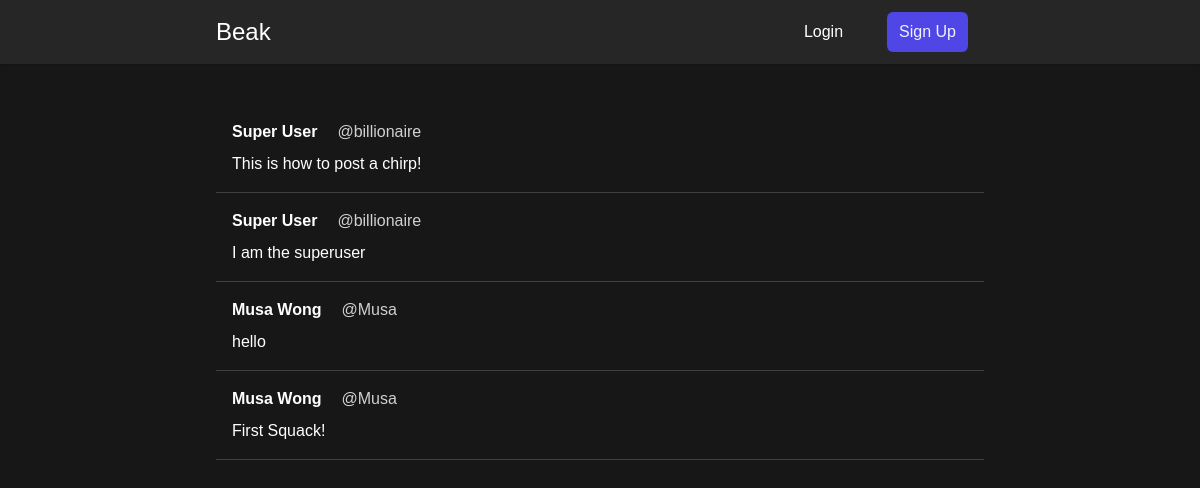
Before: / with the older database file.
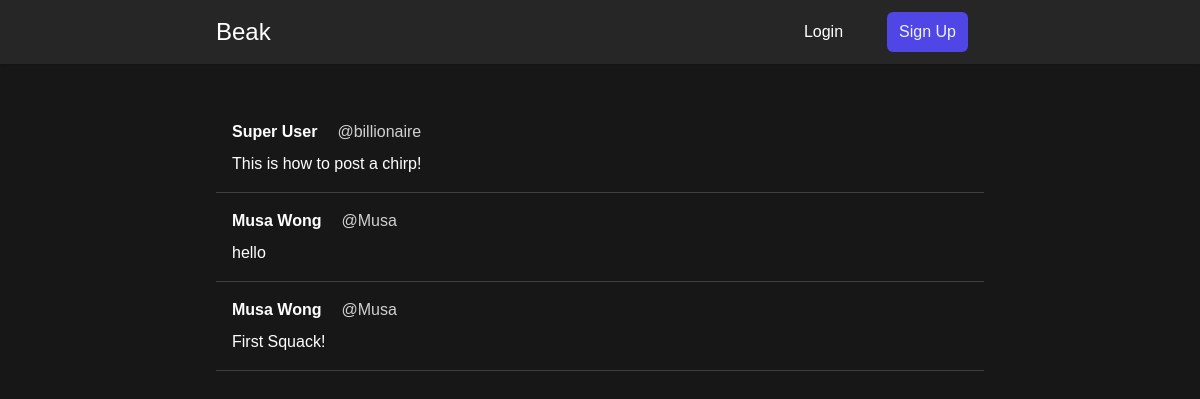
After: the same page with the newer database file.
### chirps/models.py (models this page shows)
class Chirp(models.Model):
    id = ShortUUIDField(primary_key=True)
    content = models.TextField(max_length=280)
    date_chirped = models.DateTimeField(default=timezone.now)
    author = models.ForeignKey(User, on_delete=models.CASCADE)

### ui/views.py (the view)
# urls.py: 2. Add a URL to urlpatterns:  path('', views.home, name='home')
def home(request):
    user = request.user
    if request.method == "POST":
        form = CreateChirpForm(request.POST)
        if form.is_valid:
            content = request.POST.get("content")
            chirp = Chirp(content=content, author=user)
            chirp.save()
            messages.success(
                request, "Chirped Successfully")
            return redirect("ui-home")
    else:
        form = CreateChirpForm()
    context = {"chirps": Chirp.objects.order_by('date_chirped').reverse(), "form": form}
    return render(request, "ui/home.html", context)

### ui/templates/ui/home.html (shortened to what this page needs)
{% extends "ui/base.html" %} {% block content %}
<div>
  {% for chirp in chirps %}
  <article
  onclick="window.location.href = '{% url 'view-chirp' username=chirp.author id=chirp.id %}';"
    class="p-4 cursor-pointer hover:bg-neutral-200 dark:hover:bg-neutral-800 hover:bg-opacity-30 dark:hover:bg-opacity-30 transition-colors"
    x-data="{ date: dayjs('{{ chirp.date_chirped|date:'c' }}').fromNow() }" @click="console.log('hello world')">
    <div class="flex gap-5 mb-2">
      <a href="{% url 'profile' chirp.author %}" class="font-bold hover:underline">{{ chirp.author.first_name }} {{ chirp.author.last_name }}</a>
      <p class="opacity-80">@{{ chirp.author.username }}</p>
    </div>
    <h1>{{ chirp.content }}</h1>
  </article>
  <hr />
  {% endfor %}
</div>
{% endblock content %}

Changed rows visible on the page:
removed Chirp: author.first_name "Super", author.last_name "User", author.username "billionaire", content "I am the superuser"
